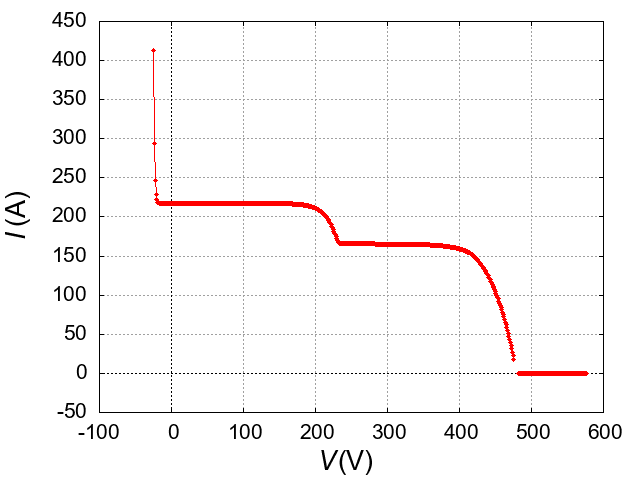

Source code (gnuplot):
#set bmargin at screen 0.3

#set xlabel "{/Arial:Italic=20 {/Symbol l} (nm)}" offset -0.5
#set xlabel "{/Arial:Italic=20 x ({/Symbol m}m)}" offset -0.5
set xlabel "{/Arial:Italic=20 V} {/Arial:Roman=20 (V)}" offset -0.5
#set xlabel "{/Arial:Italic=20 n (cm^{-3})}" offset 0, graph -0.1

#set ylabel "{/Arial:Italic=20 {/Symbol j}} {/Arial:Roman=20 (V)}" offset 0
#set ylabel "{/Arial:Italic=20 E} {/Arial:Roman=20 (V/m)}" offset 0
set ylabel "{/Arial:Italic=20 I} {/Arial:Roman=20 (A)}" offset 0
#set ylabel "{/Arial:Italic=20 n} {/Arial:Roman=20 (/cm^3)}" offset 0
#set ylabel "{/Arial:Italic=20 p} {/Arial:Roman=20 (/cm^3)}" offset 0
#set ylabel "{/Arial:Italic=20 J_n} {/Arial:Roman=20 (A/cm^2)}" offset 0
#set ylabel "{/Arial:Italic=20 J_p} {/Arial:Roman=20 (A/cm^2)}" offset 0
#set ylabel "{/Arial:Italic=20 I_0 {/Arial:Roman=20 (s^{-1}m^{-3})}" offset 0.5
#set ylabel "{/Arial:Italic=20 I_0 {/Arial:Roman=20 (s^{-1}cm^{-2}nm^{-1})}" offset 0.5
#set ylabel "{/Arial:Italic=20 G {/Arial:Roman=20 (s^{-1}cm^{-3})}" offset 0.5
#set ylabel "{/Arial:Italic=20 U {/Arial:Roman=20 (s^{-1}cm^{-3})}" offset 0.5

set colorsequence classic
set grid
#set logscale xy

set xzeroaxis
set yzeroaxis

#set yrange [-1:12]

#set xtics rotate by 90 offset 0, graph -0.25

#set key left top
#set key right top

set terminal png enhanced font "Arial,16"

#set output "result_phi.png"
set output "sg_IV.png"
#set output "result_n.png"
#set output "result_p.png"
#set output "result_Jn.png"
#set output "result_Jp.png"
#set output "generation_alpha.png"
#set output "generation_I0.png"
#set output "generation_G.png"
#set output "recombination_U-n.png"

#plot "result.dat" using ($2*1.0E6):($8) with linespoints title "{/Arial:Italic=20 {/Symbol j}}"
plot "sg_IV.dat" using ($2):($4) with linespoints pt 7 ps 0.6 notitle
#plot "result.dat" using ($2*1.0E6):($10*1.0E-6) with linespoints title "n"
#plot "result.dat" using ($2*1.0E6):($12*1.0E-6) with linespoints title "p"
#plot "result.dat" using ($2*1.0E6):($4*1.0E-4) with linespoints title "J_n"
#plot "result.dat" using ($2*1.0E6):($6*1.0E-4) with linespoints title "J_p"
#plot "generation_alpha.dat" using ($2):($4) with linespoints notitle
#plot "generation_I0.dat" using ($2):($4*1.0E-13) with linespoints notitle
#plot "generation_G.dat" using ($2*1.0E6):($4*1.0E-6) with linespoints notitle
# plot "recombination_U-n_pE17.dat" using ($2):($4) with linespoints title "p=1.0E17",\
# "recombination_U-n_pE20.dat" using ($2):($4) with linespoints title "p=1.0E20",\
# "recombination_U-n_pE23.dat" using ($2):($4) with linespoints title "p=1.0E23"
